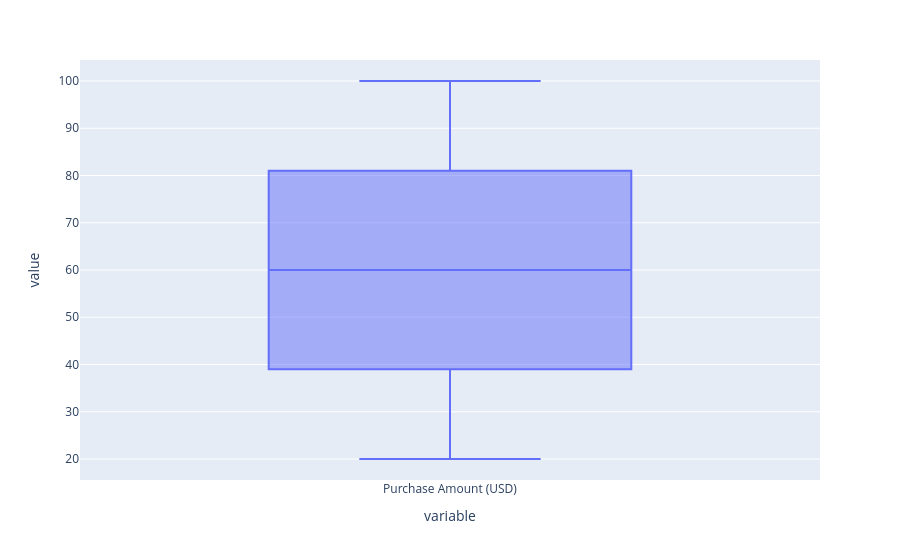

Source (notebook cell):
### Code cell
fig = px.box(
    df["Purchase Amount (USD)"]
)

fig.show()

### Figure 1 — Plotly figure (JSON) as saved in the notebook; plotly's stock layout.template omitted (floating-point values rounded to 4 significant figures; data arrays with more than 128 entries replaced by an {"elided": "..."} marker saying what was removed)
{"data": [{"alignmentgroup": "True", "hovertemplate": "variable=%{x}<br>value=%{y}<extra></extra>", "legendgroup": "", "marker": {"color": "#636efa"}, "name": "", "notched": false, "offsetgroup": "", "orientation": "v", "showlegend": false, "type": "box", "x": {"elided": "3900 str values"}, "x0": " ", "xaxis": "x", "y": {"elided": "3900 int values"}, "y0": " ", "yaxis": "y"}], "layout": {"boxmode": "group", "legend": {"tracegroupgap": 0}, "margin": {"t": 60}, "xaxis": {"anchor": "y", "domain": [0, 1], "title": {"text": "variable"}}, "yaxis": {"anchor": "x", "domain": [0, 1], "title": {"text": "value"}}}}
